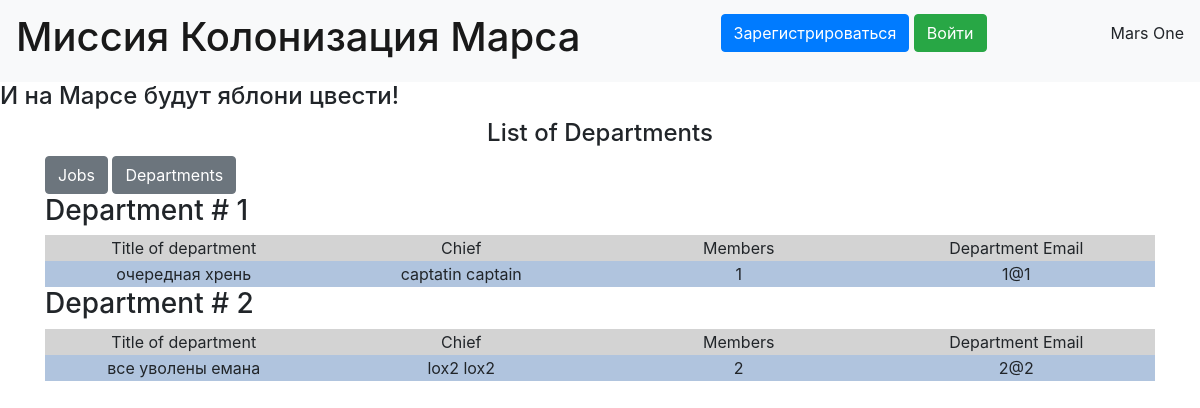
/departaments, run on the app's committed database.
### data/departments.py (models this page shows)
class Department(SqlAlchemyBase):
    __tablename__ = 'departments'
    id = sqlalchemy.Column(sqlalchemy.Integer, autoincrement=True, primary_key=True)
    title = sqlalchemy.Column(sqlalchemy.String, nullable=True)
    chief = sqlalchemy.Column(sqlalchemy.Integer)
    members = sqlalchemy.Column(sqlalchemy.String)
    email = sqlalchemy.Column(sqlalchemy.String)
    user_id = sqlalchemy.Column(sqlalchemy.Integer, sqlalchemy.ForeignKey('users.id'))
    user_relationship = orm.relationship("User", back_populates="departament_relationship")

### 21.py (the view)
@app.route('/departaments', methods=['GET', 'POST'])
def departments():
    db_sess = db_session.create_session()
    department_data = db_sess.query(Department).all()
    return render_template('departments.html', title='Departments', department_data=department_data)

### data/db_session.py (called while the page is built)
def create_session() -> Session:
    global __factory
    return __factory()

### templates/departments.html (shortened to what this page needs)
{% extends "base.html" %}
{% block content %}
<h4 align="center">List of Departments</h4>
{% if current_user.is_authenticated %}
<div>
    <a class="btn btn-secondary" href="/">Go to Jobs</a>
    <a class="btn btn-secondary" href="/adddepartments">Add a Department</a><br>
</div>
{% elif not current_user.is_authenticated %}
        <a class="btn btn-secondary" href="/">Jobs</a>
        <a class="btn btn-secondary" href="/departaments">Departments</a><br>
{% endif %}
{% for item in department_data %}
    <h3>Department # {{item.id}}</h3>
    <table>
            <tr class="heading_table">
                <td>Title of department</td>
                <td>Chief</td>
                <td>Members</td>
                <td>Department Email</td>
            </tr>
            <tr class="body_table">
                <td>{{item.title}}</td>
                <td>{{item.chief}}</td>
                <td>{{item.members}}</td>
                <td>{{item.email}}</td>
            </tr>
    </table>
{% endfor %}
{% endblock %}

### static/css/style.css (style rules this page uses)
table { text-align: center; alignment: center; width: 100%; overflow-wrap: break-word; word-break: break-word; table-layout: fixed; }
.heading_table { background-color: lightgray; }
.body_table { background-color: lightsteelblue; }

### data on the page
Department: id "1", title "очередная хрень", chief "captatin captain", members "1", email "1@1"
Department: id "2", title "все уволены емана", chief "lox2 lox2", members "2", email "2@2"
